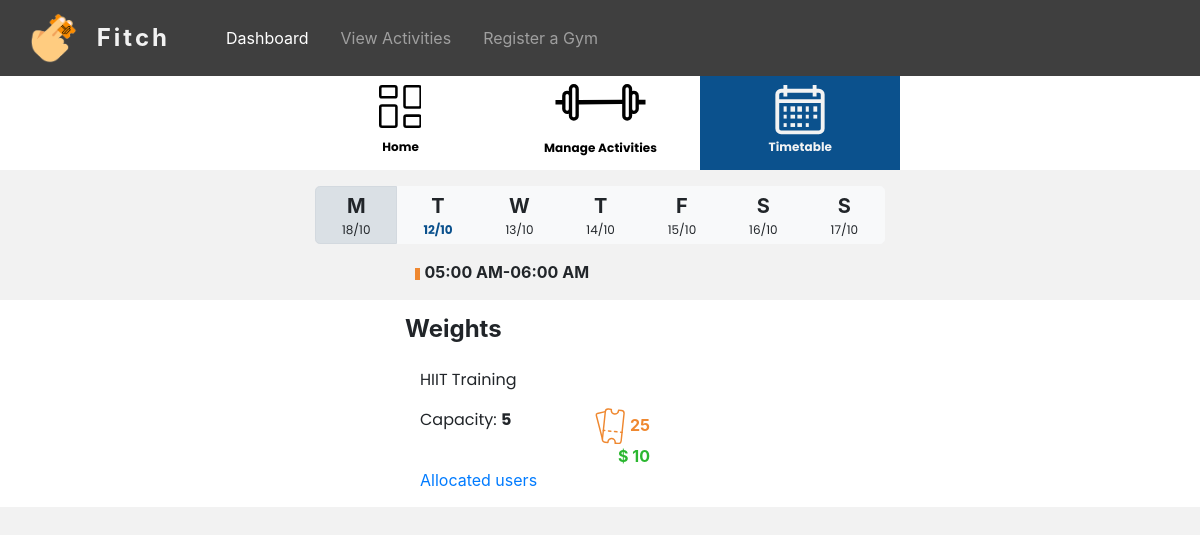
The app's page /gym/Timetable (signed in) with its own data.
### tables this page shows
CREATE TABLE `gym_activity_timetable` (
  `id` int(11) NOT NULL,
  `activity_id` int(11) NOT NULL,
  `gym_id` int(11) NOT NULL,
  `day` varchar(255) NOT NULL,
  `time` varchar(255) NOT NULL,
  `sale_percentage` int(20) DEFAULT NULL
);

CREATE TABLE `gym_activity` (
  `id` int(20) NOT NULL,
  `gym_id` int(20) NOT NULL,
  `activity_name` varchar(255) NOT NULL,
  `category` varchar(255) NOT NULL,
  `sessions_per_week` varchar(255) NOT NULL,
  `max_capacity` int(20) NOT NULL,
  `credit` int(20) NOT NULL,
  `description` varchar(255) NOT NULL,
  `status` int(20) NOT NULL
);

### app/libraries/Core.php (called while the page is built, shortened)
<?php
class Core
{
  protected $currentMethod = 'index';
  public function __construct()
  {
    $url = $this->getUrl();
    if (file_exists('../app/controllers/' . ucwords($url[0]) . '.php')) {
      unset($url[0]);
    }
    $this->currentController = new $this->currentController;
    if (isset($url[1])) {
      if (method_exists($this->currentController, $url[1])) {
        $this->currentMethod = $url[1];
        unset($url[1]);
      }
    }
    $this->params = $url ? array_values($url) : [];
    call_user_func_array([$this->currentController, $this->currentMethod], $this->params);
  }
  public function getUrl()
  {
    if (isset($_GET['url'])) {
      $url = rtrim($_GET['url'], '/');
      $url = filter_var($url, FILTER_SANITIZE_URL);
      $url = explode('/', $url);
      return $url;
    }
  }
}

### public/index.php (called while the page is built, shortened)
<?php
  $init = new Core;

### app/libraries/Database.php (called while the page is built, shortened)
<?php
class Database
{
  private $host = DB_HOST;
  private $user = DB_USER;
  private $pass = DB_PASS;
  private $dbname = DB_NAME;
  private $dbh;
  private $stmt;
  public function __construct()
  {
    $dsn = 'mysql:host=' . $this->host . ';dbname=' . $this->dbname;
    $options = array(
      PDO::ATTR_PERSISTENT => true,
      PDO::ATTR_ERRMODE => PDO::ERRMODE_EXCEPTION
    );
    try {
      $this->dbh = new PDO($dsn, $this->user, $this->pass, $options);
    } catch (PDOException $e) {
      $this->error = $e->getMessage();
      echo $this->error;
    }
  }
  public function query($sql)
  {
    $this->stmt = $this->dbh->prepare($sql);
  }
  public function bind($param, $value, $type = null)
  {
    if (is_null($type)) {
      switch (true) {
        default:
          $type = PDO::PARAM_STR;
      }
    }
    $this->stmt->bindValue($param, $value, $type);
  }
  public function execute()
  {
    return $this->stmt->execute();
  }
  public function resultSet()
  {
    $this->execute();
    return $this->stmt->fetchAll(PDO::FETCH_OBJ);
  }
  public function single()
  {
    $this->execute();
    return $this->stmt->fetch(PDO::FETCH_OBJ);
  }
}

### app/models/GymModel.php (called while the page is built, shortened)
<?php
class GymModel
{
  private $db;
  public function __construct()
  {
    $this->db = new Database;
  }
  public function viewtimeTable($data)
  {
    $this->db->query('SELECT gym_activity_timetable.id, gym_activity_timetable.day, gym_activity_timetable.time, gym_activity.activity_name, gym_activity.category, gym_activity.sessions_per_week, gym_activity.max_capacity, gym_activity.credit FROM gym_activity_timetable INNER JOIN gym_activity ON gym_activity_timetable.activity_id = gym_activity.id where gym_activity_timetable.gym_id = :gym_id and gym_activity_timetable.day=:day');
    $this->db->bind(':gym_id', $data['gym_id']);
    $this->db->bind(':day', $data['day']);
    $row = $this->db->resultSet();
    if ($this->db->rowCount() > 0) {
      return $row;
    }
  }
}

### app/models/Account.php (called while the page is built, shortened)
<?php
class Account
{
    private $db;
    public function __construct()
    {
        $this->db = new Database;
    }
    public function fetchGymInformation($gym_id)
    {
        $this->db->query('SELECT * FROM gym_information WHERE gym_id = :gym_id');
        $this->db->bind(':gym_id', $gym_id);
        $row = $this->db->single();
        if ($this->db->rowCount() > 0) {
            return $row;
        }
    }
}

### app/views/Gym/timetable.php (the view, shortened to what this page needs)
<?php require APPROOT . '/views/Gym/dashboardmenu.php'; ?>
<div class="container-fluid mt-3">
	<div class="row justify-content-center">
		<div class="col-sm-12 col-md-8 col-xl-6">
			<div class="btn-group btn-group-lg buttons_days_of_week " role="group" aria-label="buttons_days_of_week">
				<a href="<?php echo URLROOT ?>/Gym/timetable/monday" class="btn btn-light p-1 <?php
																								$url = $_SERVER['REQUEST_URI'];
																								$urlarray = explode("/", $url);
																								$end = $urlarray[count($urlarray) - 1];
																								if (
																									strpos($end, 'monday') !== false ||
																									strpos($end, 'Timetable') !== false
																								) {
																									echo 'active';
																								} ?>">
					<div>M
						<p id="mon-date" class="p-0 m-0 timetable-date"></p>
					</div>
				</a>
				<a href="<?php echo URLROOT ?>/Gym/timetable/tuesday" class="btn btn-light p-1 <?php
																								$url = $_SERVER['REQUEST_URI'];
																								$urlarray = explode("/", $url);
																								$end = $urlarray[count($urlarray) - 1];
																								if (strpos($end, 'tuesday') !== false) {
																									echo 'active';
																								} ?>">
					<div>T
						<p id="tue-date" class="p-0 m-0 timetable-date"></p>
					</div>
				</a>
				<a href="<?php echo URLROOT ?>/Gym/timetable/wednesday" class="btn btn-light p-1 <?php
																									$url = $_SERVER['REQUEST_URI'];
																									$urlarray = explode("/", $url);
																									$end = $urlarray[count($urlarray) - 1];
																									if (strpos($end, 'wednesday') !== false) {
																										echo 'active';
																									} ?>">
					<div>W
						<p id="wed-date" class="p-0 m-0 timetable-date"></p>
					</div>
				</a>
				<a href="<?php echo URLROOT ?>/Gym/timetable/thursday" class="btn btn-light p-1 <?php
																								$url = $_SERVER['REQUEST_URI'];
																								$urlarray = explode("/", $url);
																								$end = $urlarray[count($urlarray) - 1];
																								if (strpos($end, 'thursday') !== false) {
																									echo 'active';
																								} ?>">
					<div>T
						<p id="thur-date" class="p-0 m-0 timetable-date"></p>
					</div>
				</a>
				<a href="<?php echo URLROOT ?>/Gym/timetable/friday" class="btn btn-light p-1 <?php
																								$url = $_SERVER['REQUEST_URI'];
																								$urlarray = explode("/", $url);
																								$end = $urlarray[count($urlarray) - 1];
																								if (strpos($end, 'friday') !== false) {
																									echo 'active';
																								} ?>">
					<div>F
						<p id="fri-date" class="p-0 m-0 timetable-date"></p>
					</div>
				</a>
				<a href="<?php echo URLROOT ?>/Gym/timetable/saturday" class="btn btn-light p-1 <?php
																								$url = $_SERVER['REQUEST_URI'];
																								$urlarray = explode("/", $url);
																								$end = $urlarray[count($urlarray) - 1];
																								if (strpos($end, 'saturday') !== false) {
																									echo 'active';
																								} ?>">
					<div>S
						<p id="sat-date" class="p-0 m-0 timetable-date"></p>
					</div>
				</a>
				<a href="<?php echo URLROOT ?>/Gym/timetable/sunday" class="btn btn-light p-1 <?php
																								$url = $_SERVER['REQUEST_URI'];
																								$urlarray = explode("/", $url);
																								$end = $urlarray[count($urlarray) - 1];
																								if (strpos($end, 'sunday') !== false) {
																									echo 'active';
																								} ?>">
					<div>S
						<p id="sun-date" class="p-0 m-0 timetable-date"></p>
					</div>
				</a>
			</div>
		</div>
	</div>
	<?php
	if (empty($data['error'])) {
		foreach ($data['gym_activity'] as $single) {
			echo '
					<div class="row justify-content-center mt-3">
						<div class="col-sm-12 col-md-8 col-xl-4 align-self-center" style="flex-direction=row;">
							<svg xmlns="http://www.w3.org/2000/svg" width="5" height="12" viewBox="0 0 5 12">
								<rect id="Rectangle_101" data-name="Rectangle 101" width="5" height="12" fill="#ef8830"/>
							</svg>
							<b>' . $single->time . '</b>
						</div>
					</div>
					<div class="row justify-content-center mt-3" style="background-color: white; padding:15px;">
						<div class="col-sm-12 col-md-8 col-md-8 col-xl-4">
							<div class="row">
								<div class="col-12 pl-md-0">
									<h4><b>' . $single->category . '</b></h4>
								</div>
							</div>
									<div class="row mt-3">
										<div class="col-sm-12 col-md-8">
											<p>' . $single->activity_name . '</p>
										</div>
										<div class="col-sm-12 col-md-8">
											<div class="row">
										<div class="col-7 pr-0">
											<p>Capacity: <b>' . $single->max_capacity . '</b></p>
										</div>
										<div class="col-5 text-right">
											<div class="row">
												<div class="col-12">
													<span style="color: #EF8830;">
														<b>' . $single->credit . '</b>
													</span>
												</div>
											</div>
											<div class="row justify-content-end">
												<div class="col-12 text-right">
													<span style="color: #2BB730;">
														<b>$ ' . ($single->credit / 2.5) . '</b>
													</span>
												</div>
											</div>
										</div>
									</div>
									<a href="' . URLROOT . '/Gym/allocatedUsers/' . $single->id . '"">
										Allocated users
									</a>
										</div>
									</div>
								</div>
					</div>';
		}
	} ?>
</div>

### public/css/style.css (style rules this page uses)
body { padding-top: 65px; }
.form-control, .btn { min-height: 38px; border-radius: 2px; }
.btn { font-size: 15px; font-weight: bold; }
p { font-family: "Poppins", sans-serif; }
.buttons_days_of_week, .activities_inside_card { width: 100%; }
* { margin: 0; padding: 0; }
body { background-color: #f2f2f2; }

### app/views/Gym/timetable.php (style rules this page uses)
.timetable-date { font-size: 12px; font-weight: lighter; }
.timetable-active { color: #0B518D; font-weight: bold; }

### records on screen
gym_activity_timetable: time "05:00 AM-06:00 AM", gym_activity.category "Weights", gym_activity.activity_name "HIIT Training", gym_activity.max_capacity "5", gym_activity.credit "25", $single->credit/2.5 "10"
